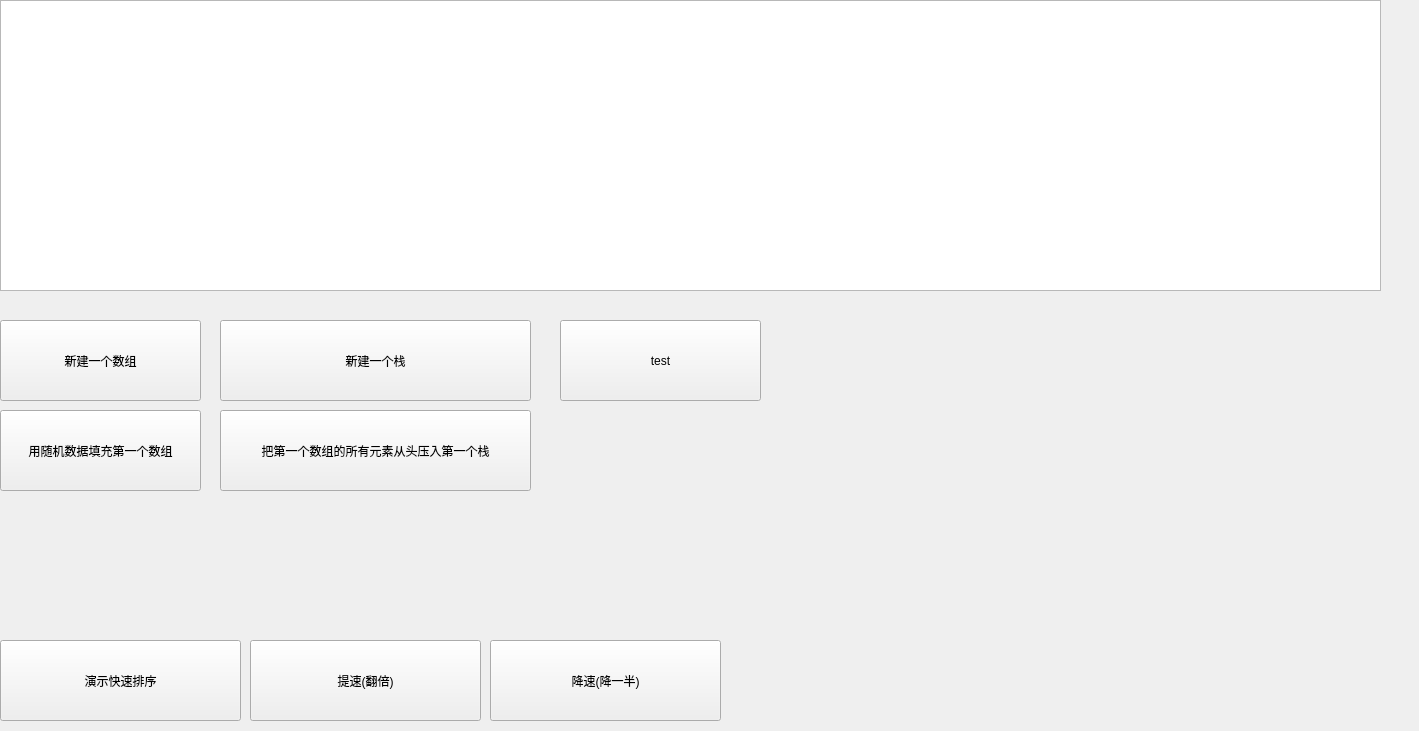
<?xml version="1.0" encoding="UTF-8"?>
<ui version="4.0">
 <class>sonwindow</class>
 <widget class="QWidget" name="sonwindow">
  <property name="geometry">
   <rect>
    <x>0</x>
    <y>0</y>
    <width>1419</width>
    <height>731</height>
   </rect>
  </property>
  <property name="windowTitle">
   <string>Widget</string>
  </property>
  <widget class="QGraphicsView" name="graphicsView">
   <property name="geometry">
    <rect>
     <x>0</x>
     <y>0</y>
     <width>1381</width>
     <height>291</height>
    </rect>
   </property>
  </widget>
  <widget class="QPushButton" name="pushButton">
   <property name="geometry">
    <rect>
     <x>0</x>
     <y>410</y>
     <width>201</width>
     <height>81</height>
    </rect>
   </property>
   <property name="text">
    <string>用随机数据填充第一个数组</string>
   </property>
  </widget>
  <widget class="QPushButton" name="pushButton_2">
   <property name="geometry">
    <rect>
     <x>0</x>
     <y>640</y>
     <width>241</width>
     <height>81</height>
    </rect>
   </property>
   <property name="text">
    <string>演示快速排序</string>
   </property>
  </widget>
  <widget class="QPushButton" name="pushButton_3">
   <property name="geometry">
    <rect>
     <x>0</x>
     <y>320</y>
     <width>201</width>
     <height>81</height>
    </rect>
   </property>
   <property name="text">
    <string>新建一个数组</string>
   </property>
  </widget>
  <widget class="QPushButton" name="pushButton_4">
   <property name="geometry">
    <rect>
     <x>220</x>
     <y>320</y>
     <width>311</width>
     <height>81</height>
    </rect>
   </property>
   <property name="text">
    <string>新建一个栈</string>
   </property>
  </widget>
  <widget class="QPushButton" name="pushButton_5">
   <property name="geometry">
    <rect>
     <x>250</x>
     <y>640</y>
     <width>231</width>
     <height>81</height>
    </rect>
   </property>
   <property name="text">
    <string>提速(翻倍)</string>
   </property>
  </widget>
  <widget class="QPushButton" name="pushButton_6">
   <property name="geometry">
    <rect>
     <x>490</x>
     <y>640</y>
     <width>231</width>
     <height>81</height>
    </rect>
   </property>
   <property name="text">
    <string>降速(降一半)</string>
   </property>
  </widget>
  <widget class="QPushButton" name="pushButton_7">
   <property name="geometry">
    <rect>
     <x>220</x>
     <y>410</y>
     <width>311</width>
     <height>81</height>
    </rect>
   </property>
   <property name="text">
    <string>把第一个数组的所有元素从头压入第一个栈</string>
   </property>
  </widget>
  <widget class="QPushButton" name="pushButton_8">
   <property name="geometry">
    <rect>
     <x>560</x>
     <y>320</y>
     <width>201</width>
     <height>81</height>
    </rect>
   </property>
   <property name="text">
    <string>test</string>
   </property>
  </widget>
 </widget>
 <resources/>
 <connections/>
</ui>
